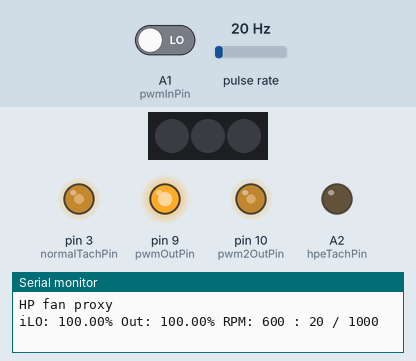
The sketch below on a simulated Arduino Uno, built with avr-gcc and run on an emulated ATmega328P. On the bench: 3 RGB LEDs in strip order, left to right, output pins drawn as LEDs (lit = HIGH), the last lines printed to the serial monitor. Wiring (inferred from the names in the program): pulse sensor: data pin 4. The test bench sets the inputs (shaded band); at power-on: A1 (pwmInPin) LOW, pulse rate 20 Hz.

Above: at 1.2 s.
1.3 s: A1 (pwmInPin) driven HIGH
At 3.0 s:
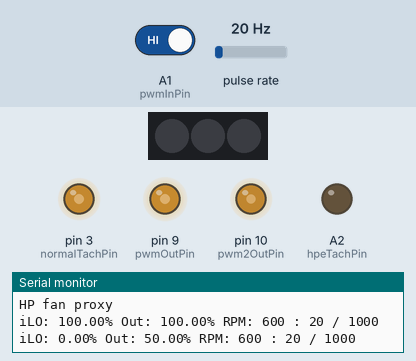
3.5 s: A1 (pwmInPin) driven LOW
At 4.4 s:
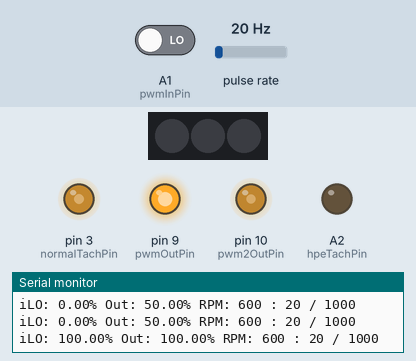
Timing chart, 0 to 6.5 s (numbered marks = the images above; inputs shaded):
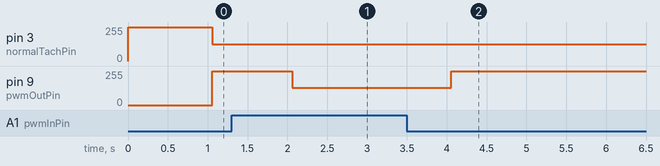

The sketch:

hpe_fan_proxy.ino
```cpp
#include <FastLED.h>
#define pinOfPin(P)\
  (((P)>=0&&(P)<8)?&PIND:(((P)>7&&(P)<14)?&PINB:&PINC))
#define pinIndex(P)((uint8_t)(P>13?P-14:P&7))
#define pinMask(P)((uint8_t)(1<<pinIndex(P)))
#define isHigh(P)((*(pinOfPin(P))& pinMask(P))>0)
#define isLow(P)((*(pinOfPin(P))& pinMask(P))==0)

const int pwmInPin = A1;
const int pwmOutPin = 9;
const int pwm2OutPin = 10;
const int rpmInPin = 4;
const int hpeTachPin = A2;
const int normalTachPin = 3;
const uint16_t pwmTop = 320;
const int sample = 25000;
const float pwmMap[4] = {0.1, 0.2, 0.5, 1.0};
//const float pwmMap[4] = {0, 1.0, 0, 1.0};
const int rpmUpper = 6000;
const int rpmLower = 60;
const float timer2Freq = 16000000 / 1024 / 2;
const int timer2RpmLower = 900;
const float pwm2OutDutty = 0.45;

volatile uint32_t pulseCount = 0;

void counter()
{
	pulseCount++;
}

ISR (PCINT2_vect)
{
  if (digitalRead(rpmInPin) == HIGH)
	  pulseCount++;
}

void setup()
{
  // Configure Timer 1 for PWM @ 25 kHz.
  TCCR1A = 0;           // undo the configuration done by...
  TCCR1B = 0;           // ...the Arduino core library
  TCNT1  = 0;           // reset timer
  TCCR1A = _BV(COM1A1)  // non-inverted PWM on ch. A
         | _BV(COM1B1)  // same on ch; B
         | _BV(WGM11);  // mode 10: ph. correct PWM, TOP = ICR1
  TCCR1B = _BV(WGM13)   // ditto
         | _BV(CS10);   // prescaler = 1
  ICR1   = pwmTop;      // TOP = 320

  // Configure Timer 2 for PWM @ 7.8125 kHz. for tach simulate
  TCCR2A = 0;
  TCCR2B = 0;
  TCNT2  = 0;
  TCCR2A = _BV(COM2B1)  // non-inverted PWM on ch. B
      | _BV(WGM20);  // mode 5: ph. correct PWM, TOP = OCR2A
  TCCR2B = _BV(WGM22)   // ditto
      | _BV(CS20)| _BV(CS21)| _BV(CS22);   // prescaler = 1024
  OCR2A  = 255;

  pinMode(pwmInPin, INPUT);
  // Tachometer output signal need pullup to 5v, ref https://noctua.at/pub/media/wysiwyg/Noctua_PWM_specifications_white_paper.pdf
  pinMode(rpmInPin, INPUT_PULLUP);
  pinMode(pwmOutPin, OUTPUT);
  pinMode(pwm2OutPin, OUTPUT);
  pinMode(hpeTachPin, OUTPUT);
  pinMode(normalTachPin, OUTPUT);
  // Tach low
  digitalWrite(hpeTachPin, LOW);
  // pwm2
  analogWrite25k(pwm2OutPin, pwm2OutDutty * pwmTop);
  // RPM In
  //attachInterrupt(digitalPinToInterrupt(rpmInPin), counter, RISING);
  // Enable PCIE2 Bit3 = 1 (Port D)
  PCICR |= B00000100;
  // Select PCINT20 Bit4 = 1 (Pin D4)
  PCMSK2 |= _BV(rpmInPin);

  // Disable ugly rgb of nano mini board
  CRGB leds[3] = {
    {0, 0, 0},
    {0, 0, 0},
    {0, 0, 0},
  };
  FastLED.addLeds<WS2812, 2, GRB>(leds, 3);
  FastLED.show();

  Serial.begin(115200);
  Serial.println("HP fan proxy");
}

float readHpePWM(int pin, int sample) {
  uint32_t total = 0;
  uint32_t low = 0;
  for (uint16_t i = 0; i < sample; i++) {
    low += isLow(pin) ;
    total ++;
  }
  // Inversed PWM
  return (float) low / total;
}

float readIntelPWM(int pin, int sample) {
  uint32_t total = 0;
  uint32_t low = 0;
  for (uint16_t i = 0; i < sample; i++) {
    low += isHigh(pin) ;
    total ++;
  }
  // Normal PWM
  return (float) low / total;
}

void analogWrite25k(int pin, int value)
{
  switch (pin) {
    case 9:
      OCR1A = value;
      break;
    case 10:
      OCR1B = value;
      break;
    default:
      // no other pin will work
      break;
  }
}
uint32_t pulseFanPrev = 0;
uint32_t clockPrev = 0;

float map_to_float(float x, float in_min, float in_max, float out_min, float out_max)
{
  return (x - in_min) * (out_max - out_min) / (in_max - in_min) + out_min;;
}

void loop()
{
  // handle first loop
  if (pulseFanPrev == 0 && clockPrev == 0) {
    pulseFanPrev = pulseCount;
    clockPrev = millis();
    delay(1000);
    return;
  }
  // compute rpm
  uint32_t clockLoopBegin = millis();
  uint32_t pulse = pulseCount - pulseFanPrev;
  uint32_t clock = clockLoopBegin - clockPrev;
  pulseFanPrev = pulseCount;
  clockPrev = millis();
  uint32_t rpm = pulse * 1000 * 60 / 2 / clock   ;

  digitalWrite(hpeTachPin, rpm > 0 ? LOW: HIGH);

  // read inversed pwm(about 22ms with 25000 samples) and output mapped,
  float pwmOut;
  float pwmIn = readHpePWM(pwmInPin, sample);
  if (pwmIn >= pwmMap[1])
    pwmOut = pwmMap[3];
  else if (pwmIn <= pwmMap[0])
    pwmOut = pwmMap[2];
  else
    pwmOut = map_to_float(pwmIn, pwmMap[0], pwmMap[1], pwmMap[2], pwmMap[3]);
  uint16_t out = uint16_t(pwmOut * pwmTop);
  analogWrite25k(pwmOutPin, out);

  // debug out
  Serial.print("iLO: "); Serial.print(pwmIn * 100);
  Serial.print("% Out: "); Serial.print(pwmOut * 100);
  Serial.print("% RPM: "); Serial.print(rpm); Serial.print(" : "); Serial.print(pulse); Serial.print(" / "); Serial.println(clock);

  // fixed 1hz control, and output normal tach signal.
  clock = millis() - clockLoopBegin;
  int rpmIn = pwmIn * rpmUpper;
  if (rpmIn > timer2RpmLower) {
    int freq = timer2Freq / (rpmIn * 2 / 60);
    OCR2A  = freq;
    analogWrite( normalTachPin, freq/2);
    delay(1000 - clock);
  }
  else if (rpmIn > 0) {
    int count = max(rpmIn, rpmLower) * 2 / 60;
    float half = 1000.0 / count / 2;
    for (int i=0; i<count*2-1; ++i) {
      digitalWrite(normalTachPin, (i & 1) ? LOW : HIGH);
      uint32_t now = millis() - clockLoopBegin;
      //Serial.println(now);
      uint32_t next = clock + half*(i+1);
      delay(next - now);
    }
    digitalWrite(normalTachPin, LOW);
    clock = millis() - clockLoopBegin;
    if (clock < 1000) {
      delay(1000 - clock);
    }
  } else {
    delay(1000 - clock);
  }
}
```

Measured:
- after the input at 1.3 s, pin 9 (pwmOutPin): 255/255 → 128/255 after 0.76 s
- after the input at 3.5 s, pin 9 (pwmOutPin): 128/255 → 255/255 after 0.55 s
